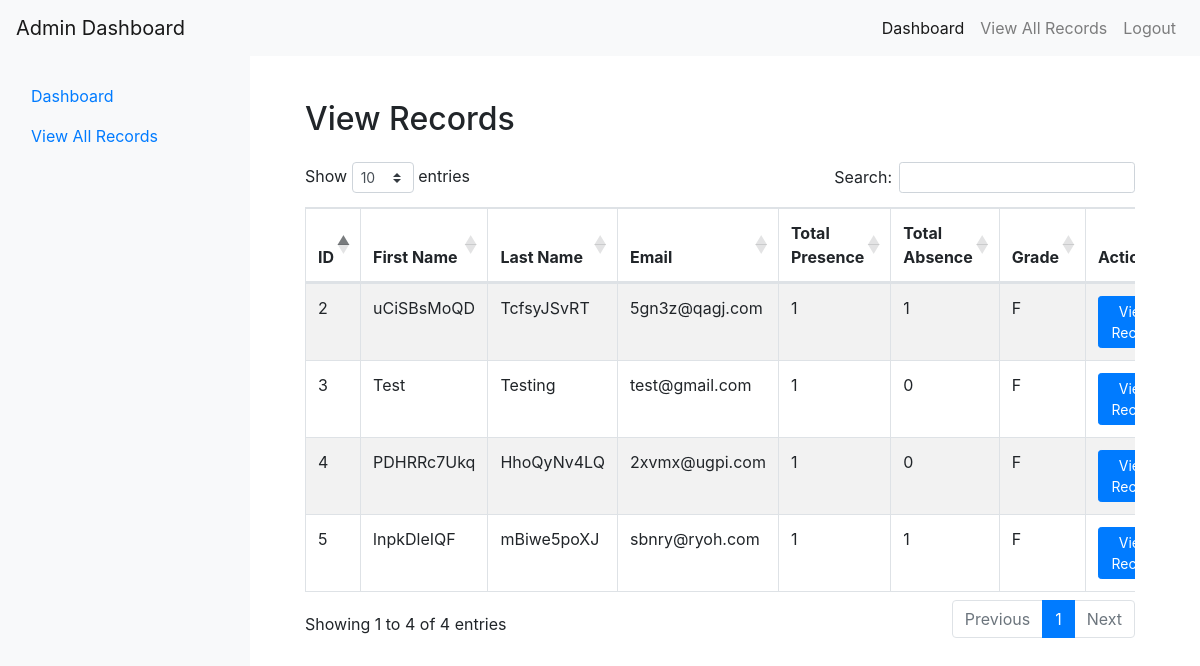
Page /admin_panel/view_record.php (signed in) on the committed database.
### tables this page shows
CREATE TABLE `attendance` (
  `id` int(11) NOT NULL,
  `f_name` varchar(255) DEFAULT NULL,
  `l_name` varchar(255) DEFAULT NULL,
  `email` varchar(255) NOT NULL,
  `status` varchar(20) NOT NULL,
  `created_at` timestamp NOT NULL DEFAULT current_timestamp(),
  `updated_at` timestamp NOT NULL DEFAULT current_timestamp()
);

### admin_panel/view_record.php (the view, shortened to what this page needs)
<?php
require '../include/db_con.php';
$sql_attendance = "SELECT id, f_name, l_name, email, created_at FROM attendance";
$result_attendance = $conn->query($sql_attendance);
$attendance_records = [];
if ($result_attendance->num_rows > 0) {
    while ($row = $result_attendance->fetch_assoc()) {
        $row['status'] = 'Present';
        $attendance_records[$row['email']] = $row;
    }
}
$sql_leaves = "SELECT id, f_name, l_name, email, created_at FROM leaves";
$result_leaves = $conn->query($sql_leaves);
$leave_records = [];
if ($result_leaves->num_rows > 0) {
    while ($row = $result_leaves->fetch_assoc()) {
        $row['status'] = 'Leave';
        $leave_records[$row['email']] = $row;
    }
}
$students = [];
foreach ($attendance_records as $email => $attendance) {
    if (!isset($students[$email])) {
        $students[$email] = [
            'id' => $attendance['id'],
            'f_name' => $attendance['f_name'],
            'l_name' => $attendance['l_name'],
            'email' => $attendance['email'],
            'status' => 'Present',
            'created_at' => $attendance['created_at'],
            'total_presence' => 1,
            'total_absence' => 0
        ];
    } else {
        $students[$email]['total_presence']++;
    }
}
foreach ($leave_records as $email => $leave) {
    if (!isset($students[$email])) {
        $students[$email] = [
            'id' => $leave['id'],
            'f_name' => $leave['f_name'],
            'l_name' => $leave['l_name'],
            'email' => $leave['email'],
            'status' => 'Leave',
            'created_at' => $leave['created_at'],
            'total_presence' => 0,
            'total_absence' => 1
        ];
    } else {
        $students[$email]['status'] = 'Leave';
        $students[$email]['total_absence']++;
    }
}
foreach ($students as $email => $student) {
    $students[$email]['grade'] = calculate_grade($student['total_presence']);
}
function calculate_grade($total_presence) {
    if ($total_presence >= 26) {
        return 'A';
    } elseif ($total_presence >= 20) {
        return 'B';
    } elseif ($total_presence >= 15) {
        return 'C';
    } elseif ($total_presence >= 10) {
        return 'D';
    } else {
        return 'F';
    }
}
?>
<!DOCTYPE html>
<html lang="en">
<head>
    <link href="https://stackpath.bootstrapcdn.com/bootstrap/4.5.2/css/bootstrap.min.css" rel="stylesheet">
    <link href="https://cdn.datatables.net/1.10.25/css/dataTables.bootstrap4.min.css" rel="stylesheet">
</head>
<body>
    <?php include 'include/admin_top_nav.php'; ?>
    <div class="container-fluid">
        <div class="row">
            <?php include 'include/left_side.php'; ?>
            <div class="col-md-9 main-content">
                <div class="container mt-4">
                    <h2 class="mb-4">View Records</h2>
                    <div class="table-responsive">
                        <table id="recordsTable" class="table table-striped table-bordered">
                            <thead>
                                <tr>
                                    <th>ID</th>
                                    <th>First Name</th>
                                    <th>Last Name</th>
                                    <th>Email</th>
                                    <th>Total Presence</th>
                                    <th>Total Absence</th>
                                    <th>Grade</th>
                                    <th>Actions</th>
                                </tr>
                            </thead>
                            <tbody>
                                <?php foreach ($students as $student): ?>
                                    <tr>
                                        <td><?php echo $student['id']; ?></td>
                                        <td><?php echo $student['f_name']; ?></td>
                                        <td><?php echo $student['l_name']; ?></td>
                                        <td><?php echo $student['email']; ?></td>
                                        <td><?php echo $student['total_presence']; ?></td>
                                        <td><?php echo $student['total_absence']; ?></td>
                                        <td><?php echo $student['grade']; ?></td>
                                        <td>
                                            <a href="view_student_record.php?email=<?php echo urlencode($student['email']); ?>" class="btn btn-primary btn-sm">View Record</a>
                                        </td>
                                    </tr>
                                <?php endforeach; ?>
                            </tbody>
                        </table>
                    </div>
                </div>
            </div>
        </div>
    </div>
</body>
</html>

### admin_panel/view_record.php (style rules this page uses)
.container { margin-top: 50px; }
.main-content { margin-left: 270px; padding: 20px; }

### rows in the picture
attendance: id "2", f_name "uCiSBsMoQD", l_name "TcfsyJSvRT", email "5gn3z@qagj.com", total_presence "1", total_absence "1", grade "F"
attendance: id "3", f_name "Test", l_name "Testing", email "test@gmail.com", total_presence "1", total_absence "0", grade "F"
attendance: id "4", f_name "PDHRRc7Ukq", l_name "HhoQyNv4LQ", email "2xvmx@ugpi.com", total_presence "1", total_absence "0", grade "F"
attendance: id "5", f_name "lnpkDleIQF", l_name "mBiwe5poXJ", email "sbnry@ryoh.com", total_presence "1", total_absence "1", grade "F"
